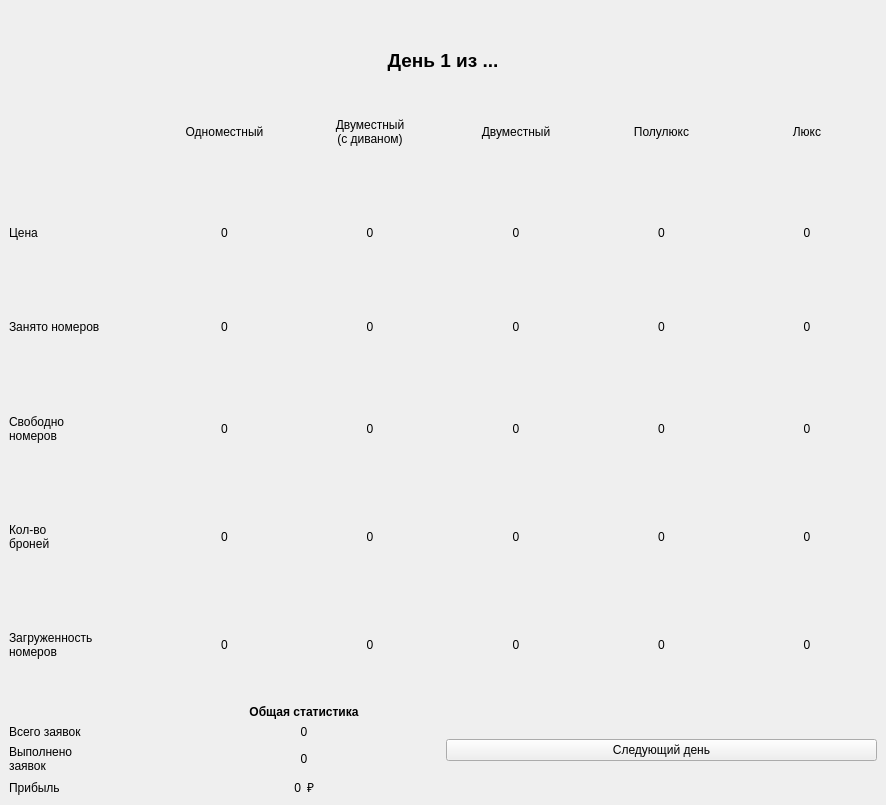
<?xml version="1.0" encoding="UTF-8"?>
<ui version="4.0">
 <class>Proc</class>
 <widget class="QMainWindow" name="Proc">
  <property name="geometry">
   <rect>
    <x>0</x>
    <y>0</y>
    <width>886</width>
    <height>805</height>
   </rect>
  </property>
  <property name="sizePolicy">
   <sizepolicy hsizetype="Minimum" vsizetype="Minimum">
    <horstretch>0</horstretch>
    <verstretch>0</verstretch>
   </sizepolicy>
  </property>
  <property name="minimumSize">
   <size>
    <width>0</width>
    <height>0</height>
   </size>
  </property>
  <property name="windowTitle">
   <string>Управление гостиницей</string>
  </property>
  <widget class="QWidget" name="centralwidget">
   <property name="sizePolicy">
    <sizepolicy hsizetype="Minimum" vsizetype="Minimum">
     <horstretch>0</horstretch>
     <verstretch>0</verstretch>
    </sizepolicy>
   </property>
   <layout class="QGridLayout" name="gridLayout_5">
    <item row="2" column="0" colspan="2">
     <widget class="QLabel" name="day">
      <property name="font">
       <font>
        <pointsize>14</pointsize>
        <bold>true</bold>
       </font>
      </property>
      <property name="text">
       <string>День 1 из ...</string>
      </property>
      <property name="alignment">
       <set>Qt::AlignCenter</set>
      </property>
     </widget>
    </item>
    <item row="1" column="0">
     <spacer name="verticalSpacer_2">
      <property name="orientation">
       <enum>Qt::Vertical</enum>
      </property>
      <property name="sizeType">
       <enum>QSizePolicy::Preferred</enum>
      </property>
      <property name="sizeHint" stdset="0">
       <size>
        <width>20</width>
        <height>40</height>
       </size>
      </property>
     </spacer>
    </item>
    <item row="3" column="0">
     <spacer name="verticalSpacer">
      <property name="orientation">
       <enum>Qt::Vertical</enum>
      </property>
      <property name="sizeType">
       <enum>QSizePolicy::Preferred</enum>
      </property>
      <property name="sizeHint" stdset="0">
       <size>
        <width>20</width>
        <height>40</height>
       </size>
      </property>
     </spacer>
    </item>
    <item row="6" column="1">
     <layout class="QGridLayout" name="gridLayout_3">
      <item row="1" column="0">
       <widget class="QPushButton" name="makeStep">
        <property name="text">
         <string>Следующий день</string>
        </property>
        <property name="checkable">
         <bool>false</bool>
        </property>
        <property name="checked">
         <bool>false</bool>
        </property>
        <property name="autoRepeat">
         <bool>false</bool>
        </property>
       </widget>
      </item>
     </layout>
    </item>
    <item row="4" column="0" colspan="2">
     <layout class="QGridLayout" name="gridLayout">
      <item row="9" column="0">
       <spacer name="verticalSpacer_7">
        <property name="orientation">
         <enum>Qt::Vertical</enum>
        </property>
        <property name="sizeHint" stdset="0">
         <size>
          <width>20</width>
          <height>40</height>
         </size>
        </property>
       </spacer>
      </item>
      <item row="8" column="1">
       <widget class="QLabel" name="bookings_1">
        <property name="text">
         <string>0</string>
        </property>
        <property name="alignment">
         <set>Qt::AlignCenter</set>
        </property>
       </widget>
      </item>
      <item row="6" column="1">
       <widget class="QLabel" name="free_1">
        <property name="text">
         <string>0</string>
        </property>
        <property name="alignment">
         <set>Qt::AlignCenter</set>
        </property>
       </widget>
      </item>
      <item row="2" column="4">
       <widget class="QLabel" name="price_4">
        <property name="text">
         <string>0</string>
        </property>
        <property name="alignment">
         <set>Qt::AlignCenter</set>
        </property>
       </widget>
      </item>
      <item row="4" column="3">
       <widget class="QLabel" name="occupied_3">
        <property name="text">
         <string>0</string>
        </property>
        <property name="alignment">
         <set>Qt::AlignCenter</set>
        </property>
       </widget>
      </item>
      <item row="8" column="3">
       <widget class="QLabel" name="bookings_3">
        <property name="text">
         <string>0</string>
        </property>
        <property name="alignment">
         <set>Qt::AlignCenter</set>
        </property>
       </widget>
      </item>
      <item row="8" column="5">
       <widget class="QLabel" name="bookings_5">
        <property name="text">
         <string>0</string>
        </property>
        <property name="alignment">
         <set>Qt::AlignCenter</set>
        </property>
       </widget>
      </item>
      <item row="10" column="0">
       <widget class="QLabel" name="percent">
        <property name="text">
         <string>&lt;html&gt;&lt;head/&gt;&lt;body&gt;&lt;p&gt;Загруженность&lt;br/&gt;номеров&lt;/p&gt;&lt;/body&gt;&lt;/html&gt;</string>
        </property>
       </widget>
      </item>
      <item row="10" column="2">
       <widget class="QLabel" name="percent_2">
        <property name="text">
         <string>0</string>
        </property>
        <property name="alignment">
         <set>Qt::AlignCenter</set>
        </property>
       </widget>
      </item>
      <item row="4" column="1">
       <widget class="QLabel" name="occupied_1">
        <property name="text">
         <string>0</string>
        </property>
        <property name="alignment">
         <set>Qt::AlignCenter</set>
        </property>
       </widget>
      </item>
      <item row="10" column="4">
       <widget class="QLabel" name="percent_4">
        <property name="text">
         <string>0</string>
        </property>
        <property name="alignment">
         <set>Qt::AlignCenter</set>
        </property>
       </widget>
      </item>
      <item row="0" column="3">
       <widget class="QLabel" name="type_3">
        <property name="text">
         <string>Двуместный</string>
        </property>
        <property name="alignment">
         <set>Qt::AlignCenter</set>
        </property>
       </widget>
      </item>
      <item row="0" column="1">
       <widget class="QLabel" name="type_1">
        <property name="text">
         <string>Одноместный</string>
        </property>
        <property name="alignment">
         <set>Qt::AlignCenter</set>
        </property>
       </widget>
      </item>
      <item row="6" column="0">
       <widget class="QLabel" name="free">
        <property name="text">
         <string>&lt;html&gt;&lt;head/&gt;&lt;body&gt;&lt;p&gt;Свободно &lt;br/&gt;номеров&lt;/p&gt;&lt;/body&gt;&lt;/html&gt;</string>
        </property>
       </widget>
      </item>
      <item row="4" column="5">
       <widget class="QLabel" name="occupied_5">
        <property name="text">
         <string>0</string>
        </property>
        <property name="alignment">
         <set>Qt::AlignCenter</set>
        </property>
       </widget>
      </item>
      <item row="8" column="0">
       <widget class="QLabel" name="bookings">
        <property name="text">
         <string>&lt;html&gt;&lt;head/&gt;&lt;body&gt;&lt;p&gt;Кол-во &lt;br/&gt;броней&lt;/p&gt;&lt;/body&gt;&lt;/html&gt;</string>
        </property>
       </widget>
      </item>
      <item row="10" column="5">
       <widget class="QLabel" name="percent_5">
        <property name="text">
         <string>0</string>
        </property>
        <property name="alignment">
         <set>Qt::AlignCenter</set>
        </property>
       </widget>
      </item>
      <item row="5" column="0">
       <spacer name="verticalSpacer_5">
        <property name="orientation">
         <enum>Qt::Vertical</enum>
        </property>
        <property name="sizeHint" stdset="0">
         <size>
          <width>20</width>
          <height>40</height>
         </size>
        </property>
       </spacer>
      </item>
      <item row="2" column="2">
       <widget class="QLabel" name="price_2">
        <property name="text">
         <string>0</string>
        </property>
        <property name="alignment">
         <set>Qt::AlignCenter</set>
        </property>
       </widget>
      </item>
      <item row="0" column="2">
       <widget class="QLabel" name="type_2">
        <property name="text">
         <string>&lt;html&gt;&lt;head/&gt;&lt;body&gt;&lt;p&gt;Двуместный&lt;br/&gt;(с диваном)&lt;/p&gt;&lt;/body&gt;&lt;/html&gt;</string>
        </property>
        <property name="alignment">
         <set>Qt::AlignCenter</set>
        </property>
       </widget>
      </item>
      <item row="6" column="4">
       <widget class="QLabel" name="free_4">
        <property name="text">
         <string>0</string>
        </property>
        <property name="alignment">
         <set>Qt::AlignCenter</set>
        </property>
       </widget>
      </item>
      <item row="6" column="5">
       <widget class="QLabel" name="free_5">
        <property name="text">
         <string>0</string>
        </property>
        <property name="alignment">
         <set>Qt::AlignCenter</set>
        </property>
       </widget>
      </item>
      <item row="4" column="0">
       <widget class="QLabel" name="occupied">
        <property name="text">
         <string>&lt;html&gt;&lt;head/&gt;&lt;body&gt;&lt;p&gt;Занято номеров&lt;/p&gt;&lt;/body&gt;&lt;/html&gt;</string>
        </property>
       </widget>
      </item>
      <item row="7" column="0">
       <spacer name="verticalSpacer_6">
        <property name="orientation">
         <enum>Qt::Vertical</enum>
        </property>
        <property name="sizeHint" stdset="0">
         <size>
          <width>20</width>
          <height>40</height>
         </size>
        </property>
       </spacer>
      </item>
      <item row="2" column="1">
       <widget class="QLabel" name="price_1">
        <property name="text">
         <string>0</string>
        </property>
        <property name="alignment">
         <set>Qt::AlignCenter</set>
        </property>
       </widget>
      </item>
      <item row="2" column="5">
       <widget class="QLabel" name="price_5">
        <property name="text">
         <string>0</string>
        </property>
        <property name="alignment">
         <set>Qt::AlignCenter</set>
        </property>
       </widget>
      </item>
      <item row="10" column="1">
       <widget class="QLabel" name="percent_1">
        <property name="text">
         <string>0</string>
        </property>
        <property name="alignment">
         <set>Qt::AlignCenter</set>
        </property>
       </widget>
      </item>
      <item row="2" column="3">
       <widget class="QLabel" name="price_3">
        <property name="text">
         <string>0</string>
        </property>
        <property name="alignment">
         <set>Qt::AlignCenter</set>
        </property>
       </widget>
      </item>
      <item row="10" column="3">
       <widget class="QLabel" name="percent_3">
        <property name="text">
         <string>0</string>
        </property>
        <property name="alignment">
         <set>Qt::AlignCenter</set>
        </property>
       </widget>
      </item>
      <item row="3" column="0">
       <spacer name="verticalSpacer_4">
        <property name="orientation">
         <enum>Qt::Vertical</enum>
        </property>
        <property name="sizeHint" stdset="0">
         <size>
          <width>20</width>
          <height>40</height>
         </size>
        </property>
       </spacer>
      </item>
      <item row="0" column="4">
       <widget class="QLabel" name="type_4">
        <property name="text">
         <string>Полулюкс</string>
        </property>
        <property name="alignment">
         <set>Qt::AlignCenter</set>
        </property>
       </widget>
      </item>
      <item row="6" column="2">
       <widget class="QLabel" name="free_2">
        <property name="text">
         <string>0</string>
        </property>
        <property name="alignment">
         <set>Qt::AlignCenter</set>
        </property>
       </widget>
      </item>
      <item row="8" column="2">
       <widget class="QLabel" name="bookings_2">
        <property name="text">
         <string>0</string>
        </property>
        <property name="alignment">
         <set>Qt::AlignCenter</set>
        </property>
       </widget>
      </item>
      <item row="2" column="0">
       <widget class="QLabel" name="price">
        <property name="text">
         <string>Цена</string>
        </property>
       </widget>
      </item>
      <item row="0" column="5">
       <widget class="QLabel" name="type_5">
        <property name="text">
         <string>Люкс</string>
        </property>
        <property name="alignment">
         <set>Qt::AlignCenter</set>
        </property>
       </widget>
      </item>
      <item row="4" column="2">
       <widget class="QLabel" name="occupied_2">
        <property name="text">
         <string>0</string>
        </property>
        <property name="alignment">
         <set>Qt::AlignCenter</set>
        </property>
       </widget>
      </item>
      <item row="8" column="4">
       <widget class="QLabel" name="bookings_4">
        <property name="text">
         <string>0</string>
        </property>
        <property name="alignment">
         <set>Qt::AlignCenter</set>
        </property>
       </widget>
      </item>
      <item row="4" column="4">
       <widget class="QLabel" name="occupied_4">
        <property name="text">
         <string>0</string>
        </property>
        <property name="alignment">
         <set>Qt::AlignCenter</set>
        </property>
       </widget>
      </item>
      <item row="6" column="3">
       <widget class="QLabel" name="free_3">
        <property name="text">
         <string>0</string>
        </property>
        <property name="alignment">
         <set>Qt::AlignCenter</set>
        </property>
       </widget>
      </item>
      <item row="1" column="0">
       <spacer name="verticalSpacer_8">
        <property name="orientation">
         <enum>Qt::Vertical</enum>
        </property>
        <property name="sizeType">
         <enum>QSizePolicy::Expanding</enum>
        </property>
        <property name="sizeHint" stdset="0">
         <size>
          <width>20</width>
          <height>40</height>
         </size>
        </property>
       </spacer>
      </item>
     </layout>
    </item>
    <item row="6" column="0">
     <layout class="QGridLayout" name="gridLayout_4">
      <item row="2" column="1">
       <widget class="QLabel" name="done_requests">
        <property name="text">
         <string>0</string>
        </property>
        <property name="alignment">
         <set>Qt::AlignCenter</set>
        </property>
       </widget>
      </item>
      <item row="3" column="1">
       <layout class="QGridLayout" name="gridLayout_2">
        <item row="0" column="0">
         <widget class="QLabel" name="profit">
          <property name="text">
           <string>0</string>
          </property>
          <property name="alignment">
           <set>Qt::AlignRight|Qt::AlignTrailing|Qt::AlignVCenter</set>
          </property>
         </widget>
        </item>
        <item row="0" column="1">
         <widget class="QLabel" name="rub">
          <property name="text">
           <string>₽</string>
          </property>
         </widget>
        </item>
       </layout>
      </item>
      <item row="1" column="1">
       <widget class="QLabel" name="all_requests">
        <property name="text">
         <string>0</string>
        </property>
        <property name="alignment">
         <set>Qt::AlignCenter</set>
        </property>
       </widget>
      </item>
      <item row="3" column="0">
       <widget class="QLabel" name="prof">
        <property name="text">
         <string>Прибыль</string>
        </property>
       </widget>
      </item>
      <item row="1" column="0">
       <widget class="QLabel" name="all_req">
        <property name="text">
         <string>&lt;html&gt;&lt;head/&gt;&lt;body&gt;&lt;p&gt;Всего заявок&lt;/p&gt;&lt;/body&gt;&lt;/html&gt;</string>
        </property>
       </widget>
      </item>
      <item row="2" column="0">
       <widget class="QLabel" name="done_req">
        <property name="text">
         <string>&lt;html&gt;&lt;head/&gt;&lt;body&gt;&lt;p&gt;Выполнено &lt;br/&gt;заявок&lt;/p&gt;&lt;/body&gt;&lt;/html&gt;</string>
        </property>
       </widget>
      </item>
      <item row="0" column="1">
       <widget class="QLabel" name="stat">
        <property name="text">
         <string>&lt;html&gt;&lt;head/&gt;&lt;body&gt;&lt;p align=&quot;center&quot;&gt;&lt;span style=&quot; font-weight:700;&quot;&gt;Общая статистика&lt;/span&gt;&lt;/p&gt;&lt;/body&gt;&lt;/html&gt;</string>
        </property>
       </widget>
      </item>
      <item row="2" column="2">
       <spacer name="horizontalSpacer">
        <property name="orientation">
         <enum>Qt::Horizontal</enum>
        </property>
        <property name="sizeType">
         <enum>QSizePolicy::Preferred</enum>
        </property>
        <property name="sizeHint" stdset="0">
         <size>
          <width>40</width>
          <height>20</height>
         </size>
        </property>
       </spacer>
      </item>
     </layout>
    </item>
    <item row="5" column="0">
     <spacer name="verticalSpacer_3">
      <property name="orientation">
       <enum>Qt::Vertical</enum>
      </property>
      <property name="sizeType">
       <enum>QSizePolicy::Preferred</enum>
      </property>
      <property name="sizeHint" stdset="0">
       <size>
        <width>20</width>
        <height>40</height>
       </size>
      </property>
     </spacer>
    </item>
   </layout>
  </widget>
 </widget>
 <resources/>
 <connections/>
</ui>
